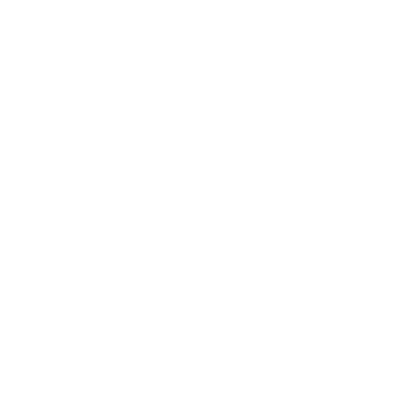
Frame 1 (no input)
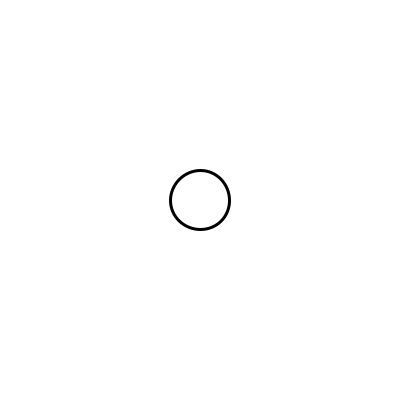
Frame 60 (the mouse pressed at the canvas centre just before this capture)
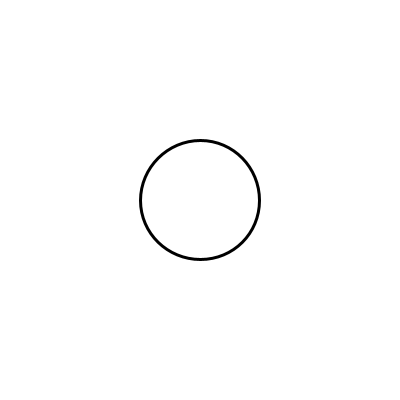
Frame 120 (the mouse held since frame 60 and released just before this capture)

The Processing sketch that drew these frames (run headless with seeded random() and noise(); from frame 60 on, the mouse is pressed at the canvas centre):

// Processing sketch: unit2checkpointPart3
// ── unit2checkpointPart3.pde
//define your vairables here
int w;

void setup(){
  size(400,400);
  w=0; //set the starting value
} // --end of setup

void draw(){
  background(255);
  fill(255);
  strokeWeight(3);
  ellipse(200,200,w,w);
  w = w + 1;
  if (w>400){
    w=0;
  }
}
